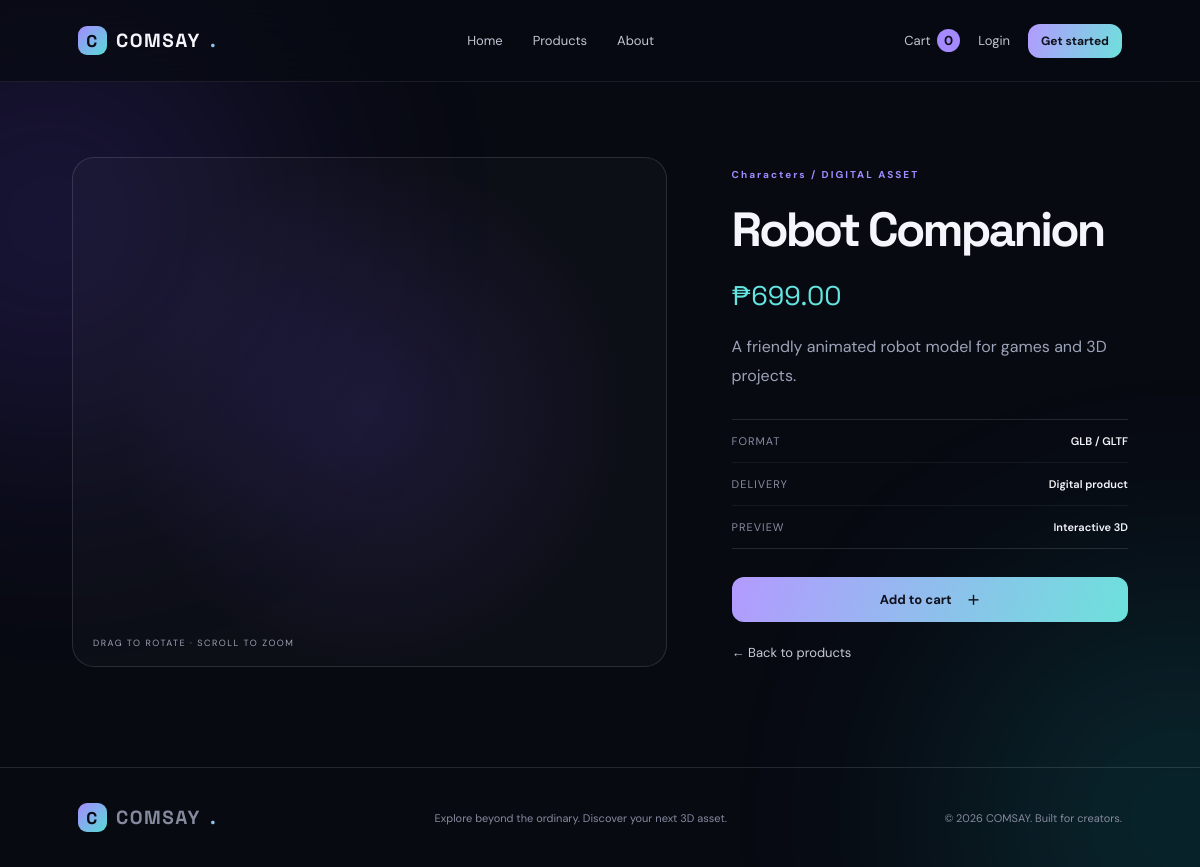
The app's page /product/2 with its own data.
### COMSAY/app.py (models this page shows)
class Product(db.Model):
    id = db.Column(db.Integer, primary_key=True)
    name = db.Column(db.String(150), nullable=False)
    category = db.Column(db.String(80), default="3D Model")
    description = db.Column(db.Text, default="")
    price = db.Column(db.Float, nullable=False, default=0)
    image = db.Column(db.String(300), default="")
    model_url = db.Column(db.String(500), default="")
    featured = db.Column(db.Boolean, default=False)
    created_at = db.Column(db.DateTime, default=datetime.utcnow)

### COMSAY/app.py (the view)
@app.route("/product/<int:product_id>")
def product_detail(product_id):
    product = Product.query.get_or_404(product_id)
    return render_template("product_detail.html", product=product)

### COMSAY/app.py (called while the page is built, shortened)
def logged_in():
    return User.query.get(session.get("user_id")) if session.get("user_id") else None

def cart_data():
    cart = session.get("cart", {})
    items, total, count = [], 0, 0
    return items, total, count

@app.context_processor
def inject_globals():
    _, _, cart_count = cart_data()
    return {"current_user": logged_in(), "cart_count": cart_count}

### COMSAY/templates/product_detail.html
{% extends "base.html" %}{% block title %}{{ product.name }} — COMSAY{% endblock %}{% block content %}
<section class="container detail-layout"><div class="detail-viewer">{% if product.model_url %}<model-viewer src="{{ product.model_url }}" camera-controls auto-rotate ar shadow-intensity="1" environment-image="neutral"></model-viewer>{% elif product.image %}<img src="{{ product.image }}" alt="{{ product.name }}">{% else %}<div class="model-placeholder">3D MODEL</div>{% endif %}<span class="viewer-hint">DRAG TO ROTATE · SCROLL TO ZOOM</span></div><div class="detail-copy"><span class="eyebrow">{{ product.category }} / DIGITAL ASSET</span><h1>{{ product.name }}</h1><div class="detail-price">₱{{ "%.2f"|format(product.price) }}</div><p>{{ product.description or "A high-quality 3D asset ready for your next creative project." }}</p><div class="spec-list"><div><span>FORMAT</span><b>GLB / GLTF</b></div><div><span>DELIVERY</span><b>Digital product</b></div><div><span>PREVIEW</span><b>Interactive 3D</b></div></div><form action="{{ url_for('add_to_cart', product_id=product.id) }}" method="post"><button class="btn btn-primary btn-wide">Add to cart <span>＋</span></button></form><a class="text-link back-link" href="{{ url_for('products') }}">← Back to products</a></div></section>{% endblock %}

### COMSAY/static/css/style.css (style rules this page uses)
:root { --bg:#080a12;--panel:rgba(255,255,255,.055);--line:rgba(255,255,255,.12);--muted:#9ca3b7;--text:#f5f6fb;--purple:#9c7bff;--cyan:#64e6e0;--font:'DM Sans',sans-serif;--display:'Space Grotesk',sans-serif }
* { box-sizing:border-box }
html { scroll-behavior:smooth }
body { margin:0;background:var(--bg);color:var(--text);font-family:var(--font);min-height:100vh;overflow-x:hidden }
a { color:inherit;text-decoration:none }
button,input,select,textarea { font:inherit }
.btn { border:0;border-radius:12px;padding:13px 19px;display:inline-flex;align-items:center;justify-content:center;gap:15px;font-weight:700;font-size:13px;cursor:pointer;transition:transform .25s,box-shadow .25s,background .25s }
.btn-primary { color:#10111a;background:linear-gradient(110deg,#b39aff,#6de1db) }
.btn-wide { width:100% }
.container { width:min(1160px,88%);margin:auto }
.eyebrow { font-size:10px;letter-spacing:2px;font-weight:700;color:#9f8cff }
.hero h1,.page-heading h1,.detail-copy h1,.auth-card h1 { font-family:var(--display);font-size:clamp(42px,5.3vw,68px);line-height:1.06;letter-spacing:-2.8px;margin:22px 0 }
.text-link { font-size:13px;color:#c7c9d5 }
.detail-layout { display:grid;grid-template-columns:1.2fr .8fr;gap:65px;align-items:center;padding-top:75px;padding-bottom:100px }
.detail-viewer { height:510px;border:1px solid var(--line);border-radius:22px;background:radial-gradient(circle,rgba(141,113,255,.16),rgba(255,255,255,.025) 65%);position:relative;overflow:hidden }
.viewer-hint { position:absolute;bottom:17px;left:20px;color:#9da2b5;font-size:9px;letter-spacing:1.5px }
.detail-copy h1 { font-size:48px }
.detail-price { font-family:var(--display);font-size:27px;color:var(--cyan);margin:20px 0 }
.detail-copy>p { color:var(--muted);line-height:1.8 }
.spec-list { border-block:1px solid var(--line);margin:28px 0 }
.spec-list div { display:flex;justify-content:space-between;padding:14px 0;border-bottom:1px solid rgba(255,255,255,.06);font-size:11px }
.spec-list div:last-child { border:0 }
.spec-list span { color:#888da1;letter-spacing:1px }
.spec-list b { font-weight:600 }
.back-link { display:inline-block;margin-top:22px }

### records on screen
Product: category "Characters", name "Robot Companion", price "699.00", description "A friendly animated robot model for games and 3D projects."

### other values on screen
{{ cart_count }} "0"
